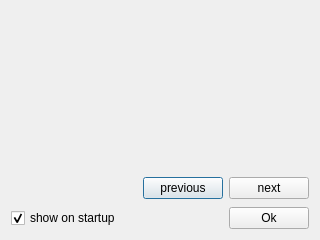
<?xml version="1.0" encoding="UTF-8"?>
<ui version="4.0">
 <class>TipDialog</class>
 <widget class="QDialog" name="TipDialog">
  <property name="geometry">
   <rect>
    <x>0</x>
    <y>0</y>
    <width>320</width>
    <height>240</height>
   </rect>
  </property>
  <property name="windowTitle">
   <string>Did you know?</string>
  </property>
  <layout class="QGridLayout" name="gridLayout">
   <item row="1" column="0">
    <spacer name="horizontalSpacer">
     <property name="orientation">
      <enum>Qt::Horizontal</enum>
     </property>
     <property name="sizeHint" stdset="0">
      <size>
       <width>95</width>
       <height>25</height>
      </size>
     </property>
    </spacer>
   </item>
   <item row="1" column="1" colspan="2">
    <widget class="QPushButton" name="previousButton">
     <property name="text">
      <string>previous</string>
     </property>
    </widget>
   </item>
   <item row="1" column="3">
    <widget class="QPushButton" name="nextButton">
     <property name="contextMenuPolicy">
      <enum>Qt::NoContextMenu</enum>
     </property>
     <property name="text">
      <string>next</string>
     </property>
    </widget>
   </item>
   <item row="3" column="0" colspan="3">
    <widget class="QCheckBox" name="checkBox">
     <property name="enabled">
      <bool>true</bool>
     </property>
     <property name="text">
      <string>show on startup</string>
     </property>
     <property name="checked">
      <bool>true</bool>
     </property>
    </widget>
   </item>
   <item row="3" column="3">
    <widget class="QPushButton" name="okButton">
     <property name="text">
      <string>Ok</string>
     </property>
    </widget>
   </item>
   <item row="0" column="0" colspan="4">
    <widget class="QLabel" name="textField">
     <property name="text">
      <string/>
     </property>
    </widget>
   </item>
  </layout>
 </widget>
 <resources/>
 <connections>
  <connection>
   <sender>okButton</sender>
   <signal>clicked()</signal>
   <receiver>TipDialog</receiver>
   <slot>close()</slot>
   <hints>
    <hint type="sourcelabel">
     <x>262</x>
     <y>214</y>
    </hint>
    <hint type="destinationlabel">
     <x>159</x>
     <y>119</y>
    </hint>
   </hints>
  </connection>
 </connections>
</ui>
